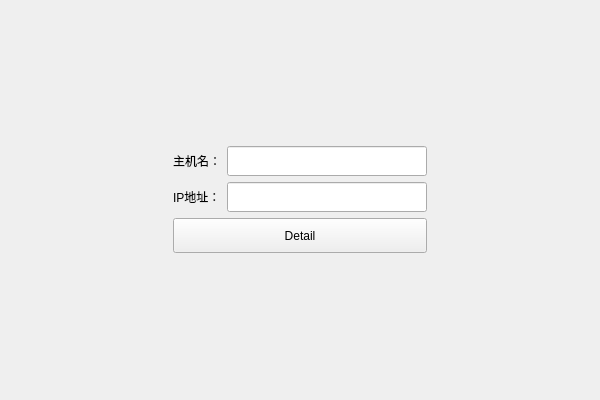
<?xml version="1.0" encoding="UTF-8"?>
<ui version="4.0">
 <class>NetWorkTestClass</class>
 <widget class="QWidget" name="NetWorkTestClass">
  <property name="geometry">
   <rect>
    <x>0</x>
    <y>0</y>
    <width>600</width>
    <height>400</height>
   </rect>
  </property>
  <property name="windowTitle">
   <string>NetWorkTest</string>
  </property>
  <layout class="QGridLayout" name="gridLayout">
   <item row="0" column="1">
    <spacer name="verticalSpacer">
     <property name="orientation">
      <enum>Qt::Vertical</enum>
     </property>
     <property name="sizeHint" stdset="0">
      <size>
       <width>20</width>
       <height>146</height>
      </size>
     </property>
    </spacer>
   </item>
   <item row="1" column="0">
    <spacer name="horizontalSpacer">
     <property name="orientation">
      <enum>Qt::Horizontal</enum>
     </property>
     <property name="sizeHint" stdset="0">
      <size>
       <width>153</width>
       <height>20</height>
      </size>
     </property>
    </spacer>
   </item>
   <item row="1" column="1">
    <layout class="QVBoxLayout" name="verticalLayout">
     <property name="bottomMargin">
      <number>0</number>
     </property>
     <item>
      <layout class="QHBoxLayout" name="horizontalLayout">
       <item>
        <widget class="QLabel" name="label">
         <property name="text">
          <string>主机名：</string>
         </property>
        </widget>
       </item>
       <item>
        <widget class="QLineEdit" name="hostInfo">
         <property name="minimumSize">
          <size>
           <width>200</width>
           <height>30</height>
          </size>
         </property>
         <property name="maximumSize">
          <size>
           <width>16777215</width>
           <height>30</height>
          </size>
         </property>
        </widget>
       </item>
      </layout>
     </item>
     <item>
      <layout class="QHBoxLayout" name="horizontalLayout_2">
       <item>
        <widget class="QLabel" name="label_2">
         <property name="text">
          <string>IP地址：</string>
         </property>
        </widget>
       </item>
       <item>
        <widget class="QLineEdit" name="IPaddr">
         <property name="minimumSize">
          <size>
           <width>200</width>
           <height>30</height>
          </size>
         </property>
         <property name="maximumSize">
          <size>
           <width>16777215</width>
           <height>30</height>
          </size>
         </property>
        </widget>
       </item>
      </layout>
     </item>
     <item>
      <widget class="QPushButton" name="DetailBtn">
       <property name="minimumSize">
        <size>
         <width>0</width>
         <height>35</height>
        </size>
       </property>
       <property name="text">
        <string>Detail</string>
       </property>
      </widget>
     </item>
    </layout>
   </item>
   <item row="1" column="2">
    <spacer name="horizontalSpacer_2">
     <property name="orientation">
      <enum>Qt::Horizontal</enum>
     </property>
     <property name="sizeHint" stdset="0">
      <size>
       <width>153</width>
       <height>20</height>
      </size>
     </property>
    </spacer>
   </item>
   <item row="2" column="1">
    <spacer name="verticalSpacer_2">
     <property name="orientation">
      <enum>Qt::Vertical</enum>
     </property>
     <property name="sizeHint" stdset="0">
      <size>
       <width>20</width>
       <height>146</height>
      </size>
     </property>
    </spacer>
   </item>
  </layout>
 </widget>
 <layoutdefault spacing="6" margin="11"/>
 <resources>
  <include location="NetWorkTest.qrc"/>
 </resources>
 <connections/>
</ui>
